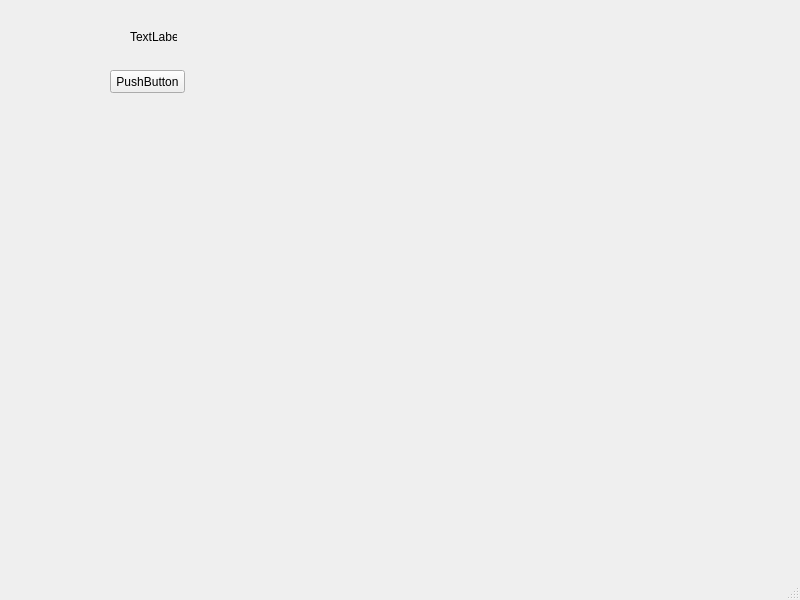
<?xml version="1.0" encoding="UTF-8"?>
<ui version="4.0">
 <class>MainWindow</class>
 <widget class="QMainWindow" name="MainWindow">
  <property name="geometry">
   <rect>
    <x>0</x>
    <y>0</y>
    <width>800</width>
    <height>600</height>
   </rect>
  </property>
  <property name="windowTitle">
   <string>MainWindow</string>
  </property>
  <widget class="QWidget" name="centralwidget">
   <widget class="QLabel" name="label">
    <property name="geometry">
     <rect>
      <x>130</x>
      <y>30</y>
      <width>47</width>
      <height>14</height>
     </rect>
    </property>
    <property name="text">
     <string>TextLabel</string>
    </property>
   </widget>
   <widget class="QPushButton" name="pushButton">
    <property name="geometry">
     <rect>
      <x>110</x>
      <y>70</y>
      <width>75</width>
      <height>23</height>
     </rect>
    </property>
    <property name="text">
     <string>PushButton</string>
    </property>
   </widget>
  </widget>
  <widget class="QMenuBar" name="menubar">
   <property name="geometry">
    <rect>
     <x>0</x>
     <y>0</y>
     <width>800</width>
     <height>22</height>
    </rect>
   </property>
  </widget>
  <widget class="QStatusBar" name="statusbar"/>
 </widget>
 <resources/>
 <connections/>
</ui>
